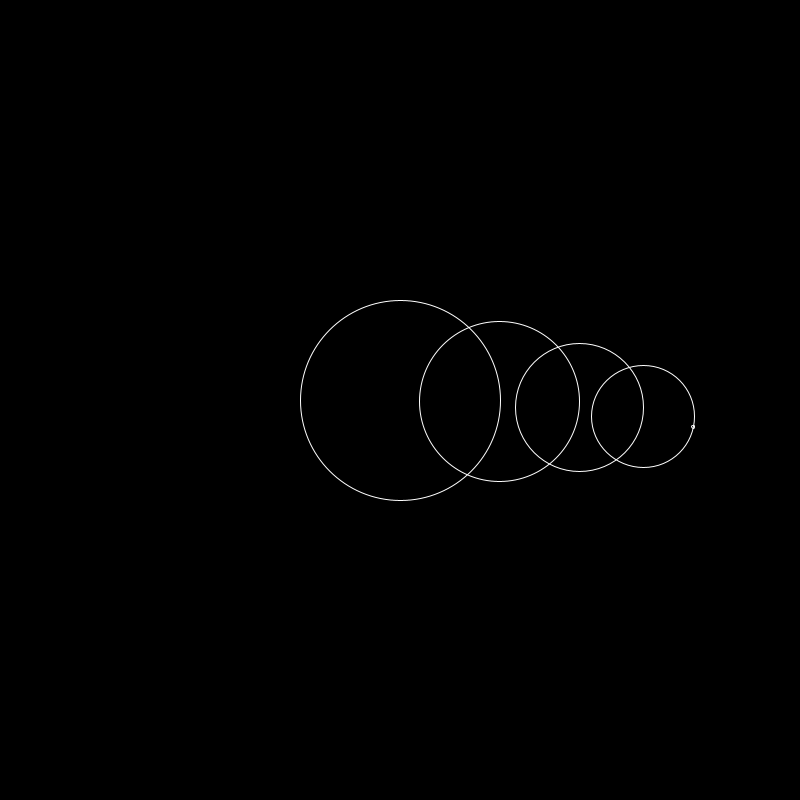
Frame 1 (no input)
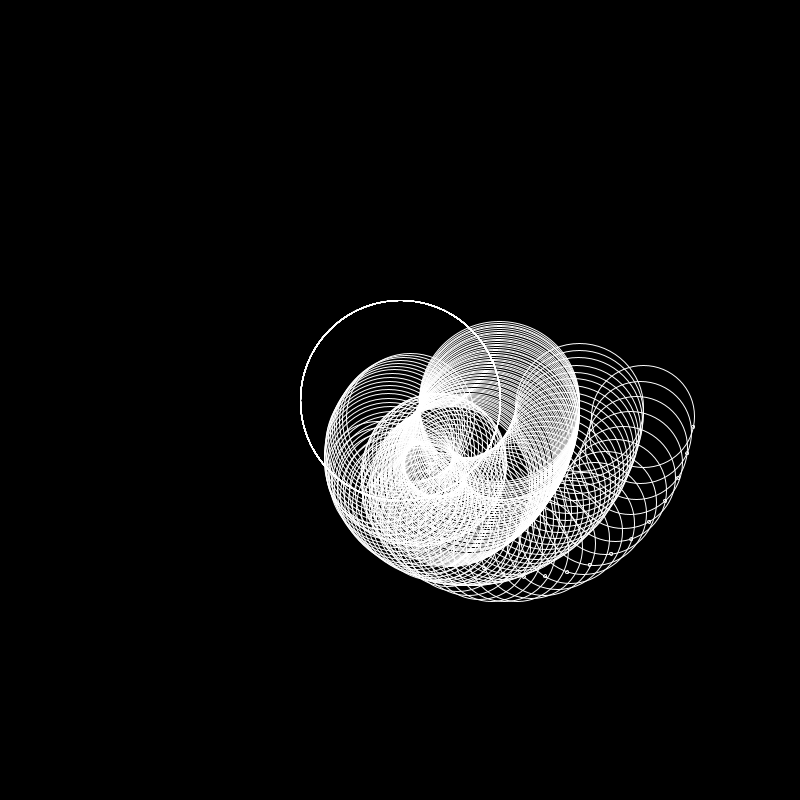
Frame 60 (the mouse pressed at the canvas centre just before this capture)
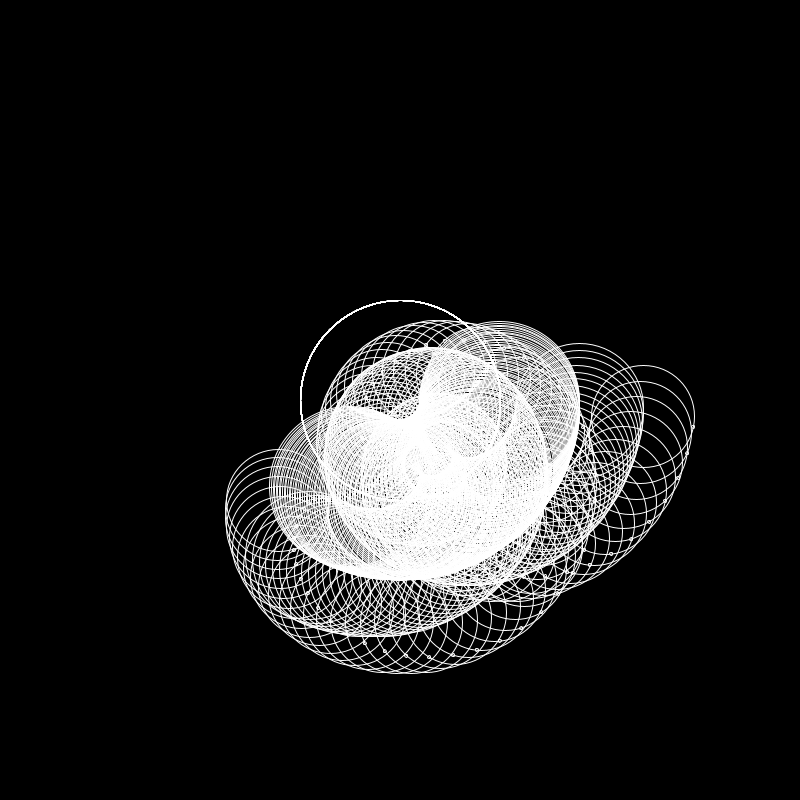
Frame 120 (the mouse held since frame 60 and released just before this capture)

The Processing sketch that drew these frames (run headless with seeded random() and noise(); from frame 60 on, the mouse is pressed at the canvas centre):

// Processing sketch: circcircdesolei
// ── circcircdesolei.pde
Circ c;
void setup() {
  size(800,800);
  c = new Circ(width / 2, height / 2, width / 8);
  c.addChild(radians(4), c.radius * 0.8);
  c.child.addChild(radians(8), c.child.radius * 0.8);
  c.child.child.addChild(radians(12), c.child.child.radius * 0.8);
  background(0);
}

void draw() {
  //background(0);
  c.draw();
}
// ── Circ.pde
class Circ {
  Circ parent;
  Circ child;

  PVector pos;
  float angle;
  float radius;
  float angle_inc;


  void addChild() {
    child = new Circ(this);
  }
  
  void addChild(float angle_inc, float radius) {
    child = new Circ(this, angle_inc, radius);
  }

  Circ(float x, float y, float radius) {
    pos = new PVector(x, y);
    this.radius = radius;
    angle = 0;
    angle_inc = radians(1);
  }

  Circ(Circ parent) {
    this.parent = parent;
    
    pos = new PVector(parent.pos.x + radius * cos(angle), parent.pos.y + radius * sin(angle));
    this.radius = parent.radius / 3;
    this.angle = 0;
    this.angle_inc = parent.angle_inc + radians(1.3);
  }
  
  Circ(Circ parent, float angle_inc, float radius) {
    this(parent);
    this.radius = radius;
    this.angle_inc = angle_inc;
  }

  void draw() {
    noFill();
    stroke(255);
    angle += angle_inc;
    ellipse(pos.x, pos.y, radius * 2, radius * 2);
    if (child != null) {
      child.pos.set(pos.x + radius * cos(angle), pos.y + radius * sin(angle));
      child.draw();
    } else {
      ellipse(pos.x + radius * cos(angle), pos.y + radius * sin(angle), 3, 3);
    }
  }
}
